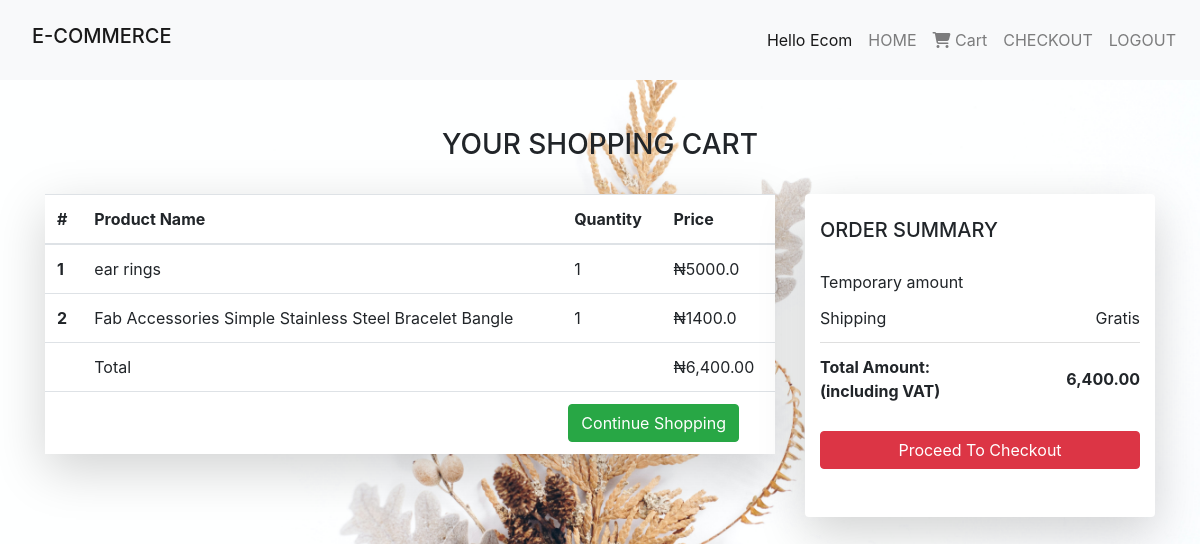
The app's page /cart/ (signed in) with its own data.
### cart_app/models.py (models this page shows, shortened)
class Cart(models.Model):
    user = models.ForeignKey(User, on_delete=models.CASCADE)
    item = models.ForeignKey(Product, on_delete=models.CASCADE)
    quantity = models.IntegerField(default=1)
    def get_total(self):
        total = self.item.price * self.quantity
        floattotal = float("{0:.2f}".format(total))
        return floattotal

class Order(models.Model):
    orderitems = models.ManyToManyField(Cart)
    user = models.ForeignKey(User, on_delete=models.CASCADE)
    ordered = models.BooleanField(default=False)
    created = models.DateTimeField(auto_now_add=True)
    session_key = models.CharField(max_length=40, null=True)
    def get_totals(self):
        total = 0
        for order_item in self.orderitems.all():
            total += order_item.get_total()
        return total

### product_app/models.py (models this page shows, shortened)
class Product(models.Model):
    product_image = models.ImageField(null = True, blank = True)
    name = models.CharField(max_length=200)
    slug = models.SlugField(default="testing")
    category= models.ForeignKey(Category, on_delete=models.CASCADE)
    product_description= models.CharField(max_length=500, null = True, blank = True)
    price = models.FloatField()

### cart_app/views.py (the view)
# urls.py: path('cart/', views.cart, name = "cart")
def cart(request):
    user = request.user
    carts = Cart.objects.filter(
        user=user
        )
    orders = Order.objects.filter(
        user=user,
        ordered=False)
    if carts.exists():
        order = orders[0]
        return render(request, 'cart/cart.html', {"carts": carts, 'order': order})
    else:
        messages.warning(request, "You do not have an active order")
        return redirect("home")

### templates/cart/cart.html (shortened to what this page needs)
{% extends 'products/base.html' %}
{% block content %}
{% load humanize %}
<section class = "container">
  <br><br/>
  <h3 class = "text-center">YOUR SHOPPING CART</h3>
  <br>
  <div class="row">
    <div class="col-lg-8">
      <div class = "shadow-lg p- mb-5 bg-white">
        <table class="table table-hover">
          <thead>
            <tr>
              <th scope="col">#</th>
              <th scope="col">Product Name</th>
              <th scope="col">Quantity</th>
              <th scope="col">Price</th>
            </tr>
          </thead>
          <tbody>
            {% for cart in carts %}
            <tr>
              <th scope="row">{{ forloop.counter }}</th>
              <td>{{ cart.item.name }}</td>
              <td>{{ cart.quantity }}</td>
              <td>₦{{ cart.get_total }}</td>
            </tr>
          {% endfor %}
            <tr>
              <th scope="row"></th>
              <td col="row">Total</td>
              <th scope="row"></th>
              <td>₦{{ order.get_totals|floatformat:2|intcomma }}</td>
            </tr>
            <tr>
              <th scope="row"></th>
              <td colspan="3" class="text-right ">
                <a href="{% url 'home' %} "
                ><button class="btn btn-success mr-4">Continue Shopping</button></a>
              </td>
            </tr>
          </tbody>
        </table>
      </div>
    </div>
      <div class="col-lg-4">
        <div class = "shadow-lg p- mb-5 bg-white rounded container">
        <div class="mb-3">
          <br>
            <h5 class="mb-3">ORDER SUMMARY</h5>
            <ul class="list-group list-group-flush">
              <li class="list-group-item d-flex justify-content-between align-items-center border-0 px-0 pb-0">
                Temporary amount
              </li>
              <li class="list-group-item d-flex justify-content-between align-items-center px-0">
                Shipping
                <span>Gratis</span>
              </li>
              <li class="list-group-item d-flex justify-content-between align-items-center border-0 px-0 mb-3">
                <div>
                  <strong>Total Amount:</strong>
                  <strong>
                    <p class="mb-0">(including VAT)</p>
                  </strong>
                </div>
                <span><strong>{{ order.get_totals |floatformat:2|intcomma}}</strong></span>
              </li>
            </ul>
            <a href="{% url 'checkout' %}" style="text-decoration: none;"
            ><button class="btn btn-danger mr-4 btn-block">Proceed To Checkout</button></a>
            <br><br/>
          </div>
        </div>
      </div>
  </div>
</section>
{% endblock %}

### templates/products/base.html (shortened to what this page needs)
{% load static%}
{% load cart_tag %}
<!DOCTYPE html>
<html lang="en">
<head>
    <link rel="stylesheet" href="https://stackpath.bootstrapcdn.com/bootstrap/4.5.2/css/bootstrap.min.css">
    <link rel = "stylesheet" href = "{% static 'css/products.css'%} ">
    <link rel="stylesheet" href="{% static 'css/izmir.min.css' %}">
</head>
<body>
    <nav class="navbar navbar-expand-lg navbar-light bg-light">
        <a class="nav-link" href=""><h1 class="navbar-brand" style = "font-size: 20px">E-COMMERCE</h1></a>
        <div class="collapse navbar-collapse" id="navbarNav">
          <ul class="nav navbar-nav ml-auto">
            {% if user.is_authenticated%}
            <li class="nav-item active">
              <a class="nav-link active" href="">Hello {{user.username | title}} <span class="sr-only">(current)</span></a>
            </li>
            <li class="nav-item">
              <a class="nav-link" href="{% url 'home' %}">HOME</a>
              <li class="nav-item">
                <a class="nav-link" href="{% url 'cart' %}">
                  <i class="fa fa-shopping-cart"></i> Cart
                </a>
              </li>
              <li class="nav-item">
                <a class="nav-link" href="{% url 'checkout' %}">
                  CHECKOUT
                </a>
              </li>
              <li class="nav-item">
                <a class="nav-link" href="{% url 'logout' %}">
                 LOGOUT
                </a>
              </li>
              {% endif %}
          </ul>
      </nav>
    {% block content%}
    {% endblock%}
</body>
</html>

### product_app/static/css/products.css (style rules this page uses)
body, html { position: relative; overflow-x: hidden; }
body { background-image: url('/static/images/bg2.jpg'); width: 100% !important; height: 800px; position: relative; background-position:center; background-attachment:scroll; -o-background-size:cover; -moz-background-size:cover; -webkit-background-size:cover; background-size:cover; background-repeat:no-repeat; }

### records on screen
Cart: item.name "ear rings", quantity "1", get_total "5000.0"
Cart: item.name "Fab Accessories Simple Stainless Steel Bracelet Bangle", quantity "1", get_total "1400.0"
Order: get_totals "6,400.00"

### other values on screen
{{ user.username | title }} "Ecom"
